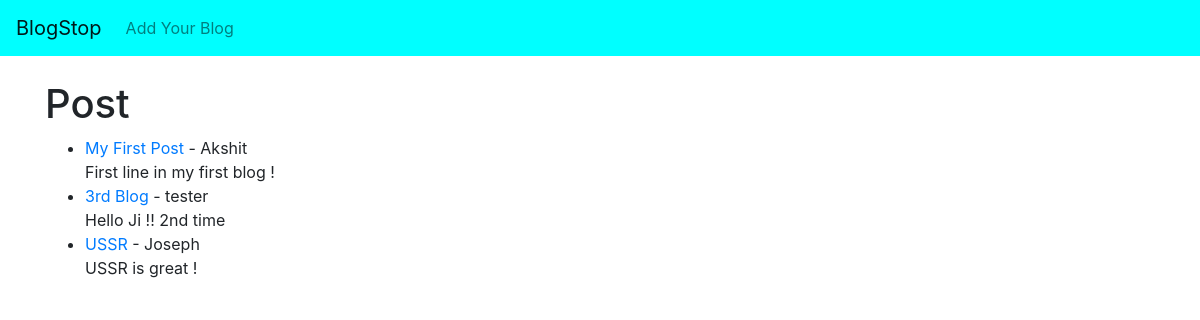
Before: / with the older database file.
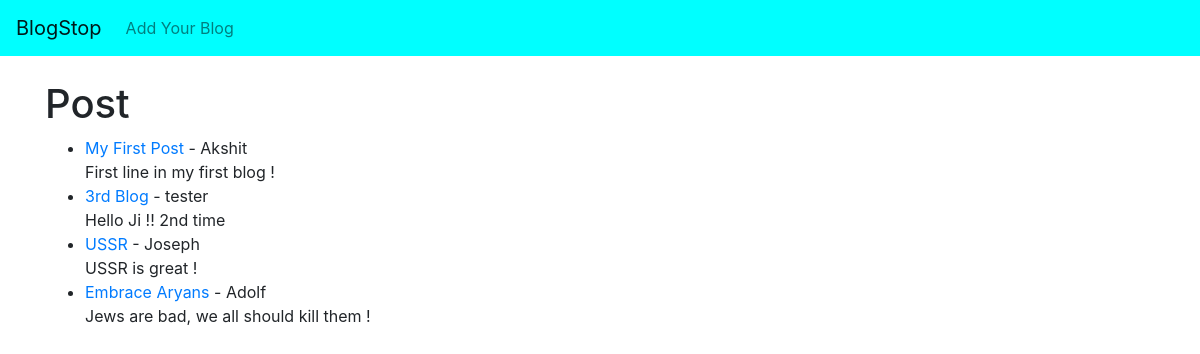
After: the same page with the newer database file.
### blog/models.py (models this page shows, shortened)
class Post(models.Model):
    title = models.CharField(max_length=250)
    author = models.ForeignKey(User, on_delete=models.CASCADE)
    body = models.TextField()

### blog/views.py (the view)
# urls.py: path('', HomeView.as_view(), name='home'),
class HomeView(ListView):
    model = Post
    template_name = 'home.html'

### blog/templates/home.html
{% extends 'base.html' %}
{% block content %}
<h1>Post</h1>
<ul>
{% for post in object_list %}
    <li><a href="{% url 'postdetails' post.pk %}">{{post.title}}</a> - {{post.author.first_name}}</br>
    {{post.body}}</li>
{% endfor %}
</ul>
{% endblock %}

### blog/templates/base.html (shortened to what this page needs)
<!doctype html>
<html lang="en">
  <head>
    <link rel="stylesheet" href="https://cdn.jsdelivr.net/npm/bootstrap@4.3.1/dist/css/bootstrap.min.css">
  </head>
  <body>
    <nav class="navbar navbar-expand-lg navbar-light" style="background-color: #00FFFF;">
        <a class="navbar-brand" href="{% url 'home' %}">BlogStop</a>
        <div class="collapse navbar-collapse" id="navbarSupportedContent">
          <ul class="navbar-nav mr-auto">
            <li class="nav-item">
              <a class="nav-link" href="{% url 'addpost' %}">Add Your Blog</a>
            </li>
          </ul>
        </div>
      </nav>
    <div class="container">
    {% block content %}
    {% endblock %}
    </div>
  </body>
</html>

Changed rows visible on the page:
added Post: title "Embrace Aryans", author.first_name "Adolf", body "Jews are bad, we all should kill them !"
